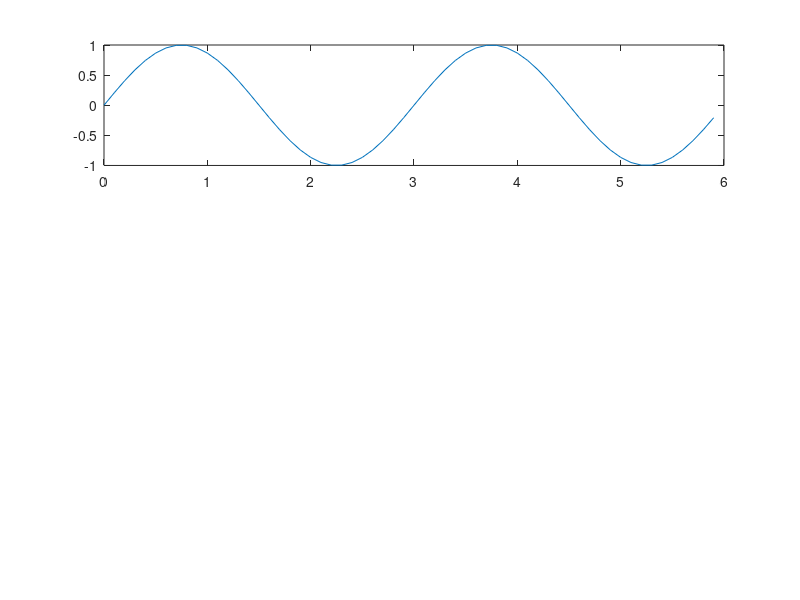

This figure's MATLAB source: (Note: this script raises an error after producing the figure.)
close all
clear all
%%Time specifications:
Fs = 10;                    % samples per second
dt = 1/Fs;                  % seconds per sample(Sample Period)
StopTime = 6;               % seconds
t = (0:dt:StopTime-dt)';    % seconds
%%Sine wave:
Fc = 1/3;                   % hertz
x = sin(2*pi*Fc*t);
noise = rand(size(x));
A_noise = 2 * x;
noisy_signal = x + A_noise.*noise;
% Plot the signal and noisy signal versus time:
figure;
subplot(3,2,[1 2]);
plot(t,x);
subtitle("Signal");
subplot(3,2,3);
plot(t,noisy_signal);
subtitle("Noisy Signal");
zoom xon;

% Cheybyshev filter
f_cutoff = 1/3;
cheby_filter_order = 6;
[b, a] = cheby1(cheby_filter_order, Fs, f_cutoff, "low");
cheby_filtered_signal = filter(b, a, noisy_signal);
subplot(3,2,4);
plot(t, cheby_filtered_signal);
subtitle("Chebyshev Filtered Signal");

% Butterworth filter
[b, a] = butter(6, 0.33, "low"); % b/a
butter_filtered_signal = filter(b, a, noisy_signal);
subplot(3,2,5);
plot(t, butter_filtered_signal);
subtitle("Butter Filtered Signal");

% FIR filter
fir_filter_order = 5;
f_cutoff = 0.33;
b = fir1(fir_filter_order, f_cutoff, "low");
fir_filtered_signal = filter(b, 1, noisy_signal);
subplot(3,2,6);
plot(t, fir_filtered_signal);
subtitle("FIR Filtered Signal");
